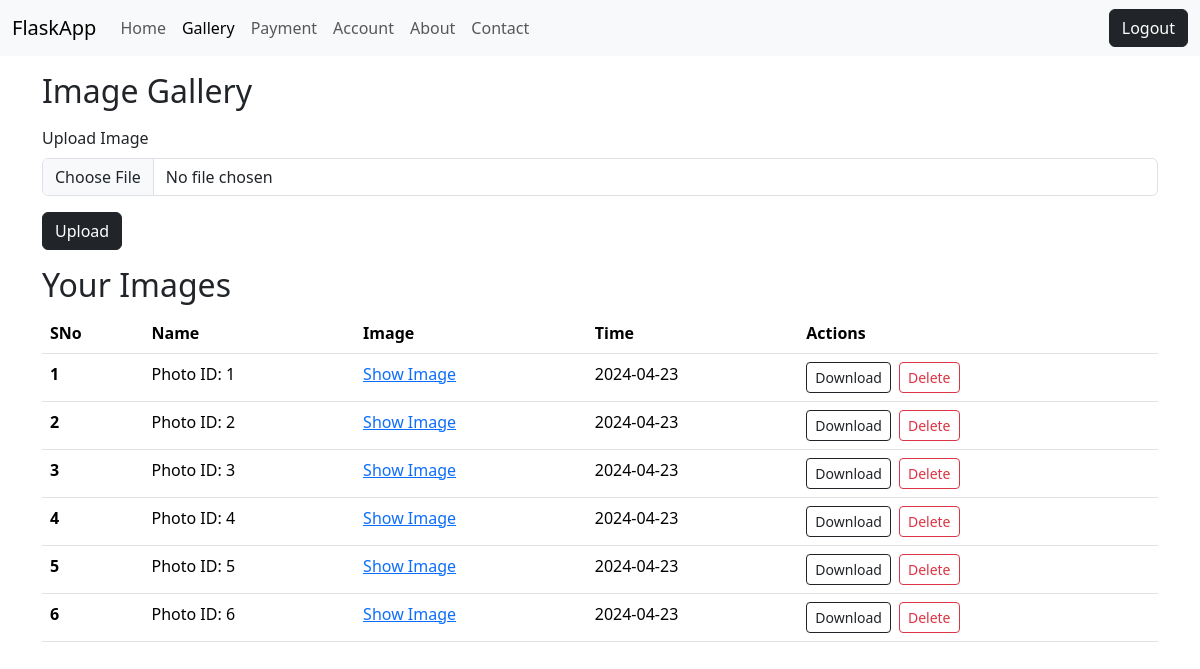
Page /gallery (signed in) on the committed database.
### app.py (models this page shows, shortened)
class Image(db.Model):
    sno = db.Column(db.Integer, primary_key=True)
    id = db.Column(db.Integer, nullable=False)
    image_url = db.Column(db.String(500), nullable=False)
    date_created = db.Column(db.DateTime, default=db.func.date())

### app.py (the view, shortened to what this page needs)
@app.route("/gallery", methods=["GET", "POST"])
def gallery():
    if not session["id"]:
        return redirect("/")
    allImage = Image.query.filter_by(id=session["id"]).all()
    allImage = Image.query.filter_by(id=session["id"]).all()
    return render_template("gallery.html", allImage=allImage)

### templates/gallery.html (shortened to what this page needs)
{% extends 'base.html' %}
{% block body %}
<div class="container my-3">
    <h2>Image Gallery</h2>
    <form action="/gallery" method="POST" enctype="multipart/form-data">
        <div class="my-3">
            <label for="formFile" class="form-label">Upload Image</label>
            <input class="form-control" type="file" accept="image/*" id="formFile" name="file">
        </div>
        <button type="submit" class="btn btn-dark">Upload</button>
    </form>
</div>
<div class="container my-3">
    <h2>Your Images</h2>
    {% if allImage|length == 0 %}
    <div class="alert alert-primary" role="alert">
        No Images found. Upload your first image now!
    </div>
    {% else %}
    <div class="table-responsive">
        <table class="table">
            <thead>
                <tr>
                    <th scope="col">SNo</th>
                    <th scope="col">Name</th>
                    <th scope="col">Image</th>
                    <th scope="col">Time</th>
                    <th scope="col">Actions</th>
                </tr>
            </thead>
            <tbody>
                {% for image in allImage %}
                <tr>
                    <th scope="row">{{loop.index}}</th>
                    <td>Photo ID: {{image.sno}}</td>
                    <td><a href="{{ image.image_url }}" target="_blank">Show Image</a></td>
                    <td>{{ image.date_created.strftime('%Y-%m-%d') }}</td>
                    <td>
                        <div class="d-flex">
                            <a href="/download/{{image.sno}}" type="button"
                                class="btn btn-outline-dark btn-sm">Download</a>
                            <a href="/delete_image/{{image.sno}}" type="button"
                                class="btn btn-outline-danger btn-sm ms-2">Delete</a>
                        </div>
                    </td>
                </tr>
                {% endfor %}
            </tbody>
        </table>
    </div>
    {% endif %}
</div>
{% endblock body %}

### templates/base.html (shortened to what this page needs)
<!DOCTYPE html>
<html lang="en">
<head>
  <link href="https://cdn.jsdelivr.net/npm/bootstrap@5.3.3/dist/css/bootstrap.min.css" rel="stylesheet"
 />
</head>
<body>
  <nav class="navbar navbar-expand-lg bg-body-tertiary">
    <div class="container-fluid">
      <a class="navbar-brand" href="/home">FlaskApp</a>
      <div class="collapse navbar-collapse" id="navbarSupportedContent">
        <ul class="navbar-nav me-auto mb-2 mb-lg-0">
          <li class="nav-item">
            <a class="nav-link" aria-current="page" href="/home">Home</a>
          </li>
          <li class="nav-item">
            <a class="nav-link" href="/gallery">Gallery</a>
          </li>
          <li class="nav-item">
            <a class="nav-link" href="/payment">Payment</a>
          </li>
          <li class="nav-item">
            <a class="nav-link" href="/account">Account</a>
          </li>
          <li class="nav-item">
            <a class="nav-link" href="/about">About</a>
          </li>
          <li class="nav-item">
            <a class="nav-link" href="/contact">Contact</a>
          </li>
        </ul>
        <a href="/logout" type="button" class="btn btn-dark" type="submit">Logout</a>
      </div>
    </div>
  </nav>
  {% block body %} {% endblock body %}
</body>
</html>

### rows in the picture
Image: sno "1", date_created "2024-04-23"
Image: sno "2", date_created "2024-04-23"
Image: sno "3", date_created "2024-04-23"
Image: sno "4", date_created "2024-04-23"
Image: sno "5", date_created "2024-04-23"
Image: sno "6", date_created "2024-04-23"
